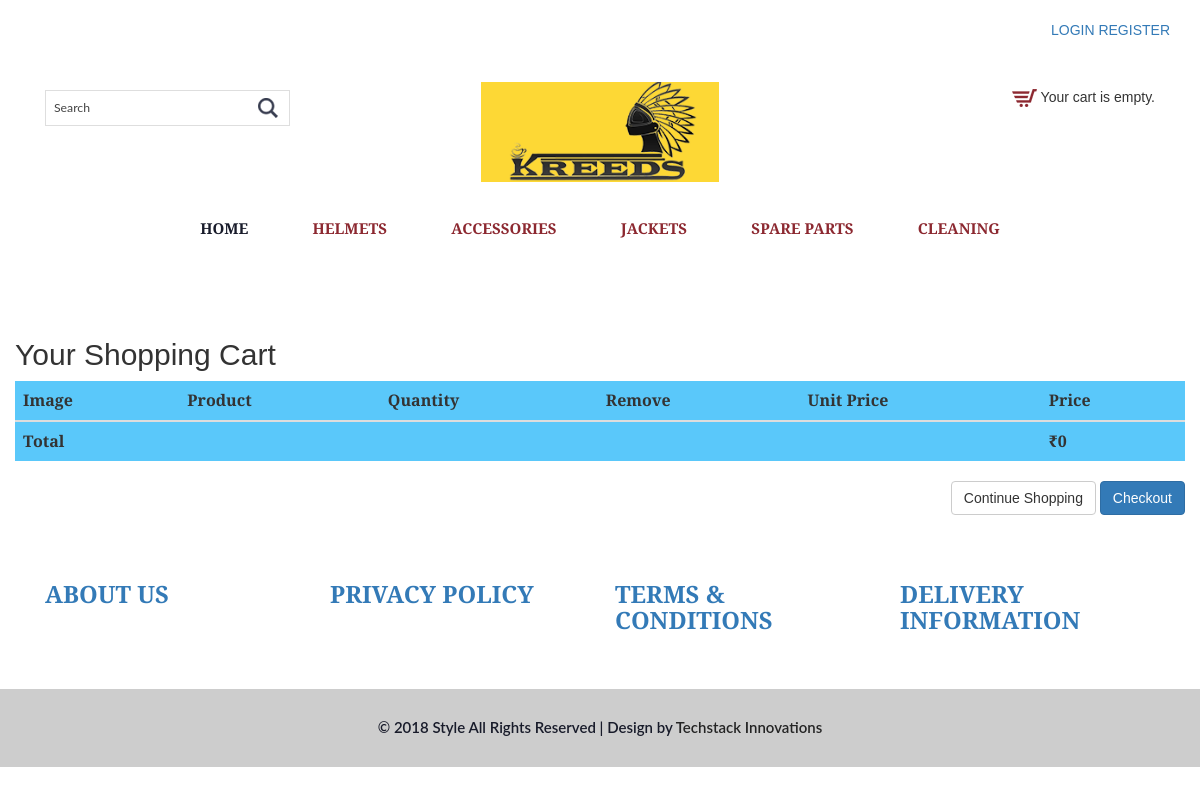
Page /cart/ on the earlier database version.
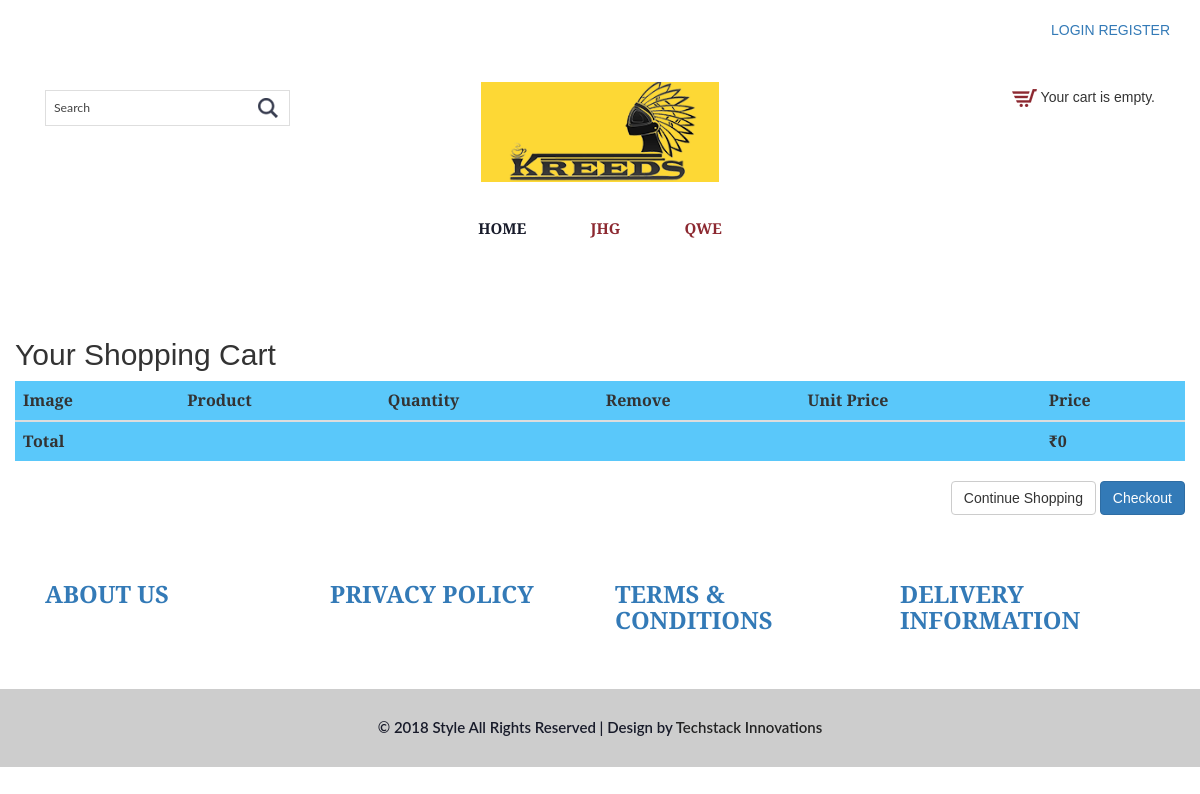
Same page on the later database version.
### ecom/models.py (models this page shows, shortened)
class Category(models.Model):
	Name=models.CharField(max_length=30)
	Description=models.TextField(max_length=50)

### ecom/views.py (the view)
# urls.py: url(r'^cart/$', cart_detail, name='cart_detail'),
def cart_detail(request):
    categories=Category.objects.all()
    cart = Cart(request)
    for item in cart:
        item['update_quantity_form'] = CartAddProductForm(initial={'quantity': item['quantity'], 'update': True})
    return render(request, 'frontend/detail.html', {'cart': cart, 'categories':categories})

### ecom/cart.py (called while the page is built)
    def __iter__(self):
        product_ids = self.cart.keys()
        products = Product.objects.filter(id__in=product_ids)
        for product in products:
            self.cart[str(product.id)]['product'] = product
        for item in self.cart.values():
            item['price'] = Decimal(item['price'])
            item['total_price'] = item['price'] * item['quantity']
            yield item

    def __len__(self):
        return sum(item['quantity'] for item in self.cart.values())

    def get_total_price(self):
        return sum(Decimal(item['price']) * item['quantity'] for item in self.cart.values())

### ecom/context_processor.py (called while the page is built)
def cart(request):
    return {'cart': Cart(request)}

### templates/frontend/detail.html (shortened to what this page needs)
{% extends 'frontend/index.html' %}
{% load static %}
{% block content %}
    <div class="container">
        <div class="row" style="margin-top: 6%">
        <h2>Your Shopping Cart</h2>
            <table class="table table-striped table-hover">
                <thead style="background-color: #5AC8FA">
                    <tr>
                        <th>Image</th>
                        <th>Product</th>
                        <th>Quantity</th>
                        <th>Remove</th>
                        <th>Unit Price</th>
                        <th>Price</th>
                    </tr>
                </thead>
                <tbody>
                <tr style="background-color: #5AC8FA">
                    <td><b>Total</b></td>
                    <td colspan="4"></td>
                    <td colspan="num"><b>₹{{ cart.get_total_price }}</b></td>
                </tr>
                </tbody>
            </table>
        <p class="text-right">
            <a href="{% url 'index' %}" class="btn btn-default">Continue Shopping</a>
            {% if user.is_authenticated %}
            <a href="{% url 'checkout' pk=user.pk %}" class="btn btn-primary">Checkout</a>
            {% else %}
            <a href="{% url 'auth_login' %}" class="btn btn-primary">Checkout</a>
            {% endif %}
        </p>
        </div>
    </div>
{% endblock %}

### templates/frontend/index.html (shortened to what this page needs)
<!DOCTYPE html>
{% load static %}
<html>
<head>
<link href="{% static 'frontend/css/bootstrap.css' %}" rel="stylesheet"  type="text/css" media="all" />
<link href="{% static 'frontend/css/style.css' %}" rel="stylesheet" type="text/css" media="all" />
<link href="{% static 'frontend/css/memenu.css' %}" rel="stylesheet" type="text/css" media="all" />
</head>
<body>
	<div class="container">
		<div class="pull-right">
		{% if request.user.is_authenticated %}
			<p><a href="{% url 'auth_logout' %}" class="simpleCart_empty">LOGOUT</a></p>
        {% else %}
             <a class="active" href="{% url 'auth_login' %}">LOGIN</a>
             <a class="active" href="{% url 'registration_register' %}">REGISTER</a>
        {% endif %}
		</div>
	</div>
	<div class="top-header">
	<div class="container">
		<div class="top-header-main">
			<div class="col-md-4 top-header-left">
				<div class="search-bar">
				<form action="/search/" method="get">{% csrf_token %}
					<input type="text" name="q" value="Search" onfocus="this.value = '';" onblur="if (this.value == '') {this.value = 'Search';}">
					<input type="submit" value="">
					</form>
				</div>
			</div>
			<div class="col-md-4 top-header-middle">
				<a href="/"><img src="{% static 'frontend/images/logo-4.png' %}" alt="" /></a>
			</div>
			<div class="col-md-4 top-header-right">
				<div class="cart box_1">
					{% if cart|length > 0 %}
						<a href="{% url 'cart_detail' %}">
						<h3>
							<div class="total">
							<span class="total">₹{{ cart.get_total_price }}</span>
							(<span class="simpleCart">{{ cart|length }} items}</span>)
						</div>
							<img src="{% static 'frontend/images/cart-1.png' %}" alt="" />
						</a>
						<div class="clearfix"> </div>
						{% else %}
						<img src="{% static 'frontend/images/cart-2.png' %}" alt="" />
						Your cart is empty.
				{% endif %}
					</div>
			</div>
		</div>
	</div>
</div>
	<div class="header-bottom">
		<div class="container">
			<div class="top-nav">
				<ul class="memenu skyblue"><li class="active"><a href="/">Home</a></li>
				{% if categories %}
					{% for category in categories %}
					<li class="grid"><a href="{% url 'category' pk=category.pk %}">{{ category.Name }}</a></li>
					{% endfor %}
					{% endif %}
		</div>
	</div>
	{% block content %}{% endblock %}
	<div class="footer">
		<div class="container">
			<div class="footer-top">
			<div class="col-md-3 footer-left">
					<h3><a href="aboutus/">ABOUT US</a></h3>
				</div>
				<div class="col-md-3 footer-left">
					<h3><a href="privacy/"> PRIVACY POLICY</a></h3>
				</div>
				<div class="col-md-3 footer-left">
					<h3><a href="terms/">TERMS & CONDITIONS</a></h3>
				</div>
				<div class="col-md-3 footer-left">
					<h3><a href="info/">DELIVERY INFORMATION</a></h3>
				</div>
			</div>
		</div>
	</div>
	<div class="footer-text">
		<div class="container">
			<div class="footer-main">
				<p class="footer-class">© 2018 Style All Rights Reserved | Design by  <a href="http://techstackinnovations.com/" target="_blank">Techstack Innovations</a> </p>
			</div>
		</div>
	</div>
</body>
</html>

Differences in the rows shown:
removed Category: Name "HELMETS"
removed Category: Name "ACCESSORIES"
removed Category: Name "JACKETS"
removed Category: Name "SPARE PARTS"
removed Category: Name "CLEANING"
added Category: Name "JHG"
added Category: Name "QWE"
